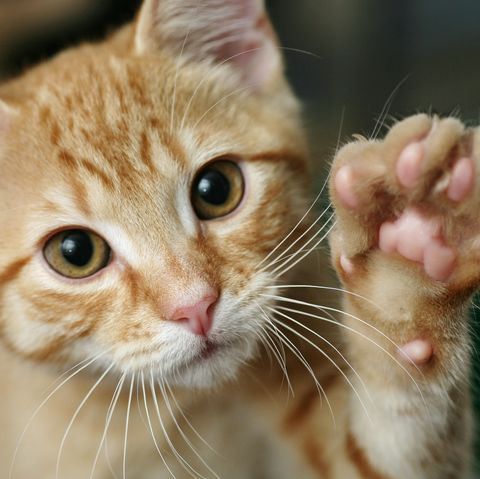
#> input picture cat_image.jpg, 480 x 479 px
$ python 'red,greenblue channel.py'
#> lines starting #> are read from the running program, lines starting #| are printed output that depends on the picture
#Extract the Red Channel images from an image

from PIL import Image
img=Image.open('cat_image.jpg')
#> img is the input picture: PIL image 480x479 RGB; mean R, G, B 141.9, 123.4, 96.7
width, height= img.size
#> width = 480; height = 479
pix=img.load()
for i in range(width):
  for j in range(height):
    r,g,b=pix[i,j]
    pix[i,j]=(r,0,0)
img.save('catRed.jpg')
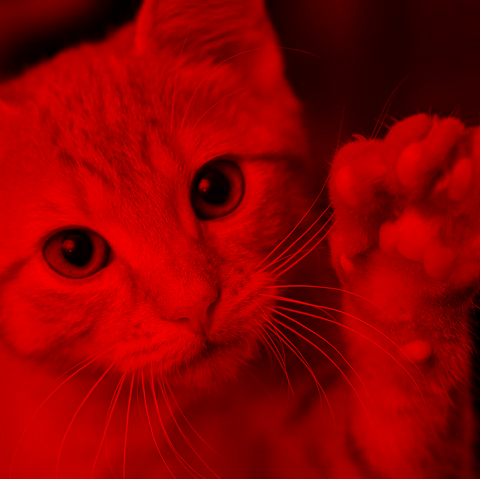
#> saved as catRed.jpg: PIL image 480x479 RGB; mean R, G, B 141.9, 0, 0
img1=Image.open('catRed.jpg')
# img1.show()
display(img1)


#Extract the Green Channel images from an image

from PIL import Image
img=Image.open('cat_image.jpg')
width, height= img.size
pix=img.load()
for i in range(width):
  for j in range(height):
    r,g,b=pix[i,j]
    pix[i,j]=(0,g,0)
img.save('catGreen.jpg')
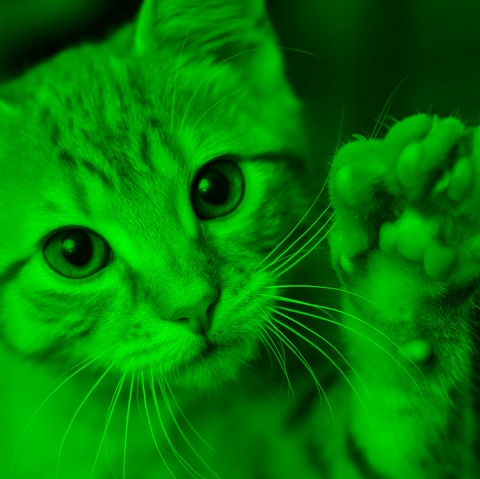
#> saved as catGreen.jpg: PIL image 480x479 RGB; mean R, G, B 0, 123.4, 0
img1=Image.open('catGreen.jpg')
# img1.show()
display(img1)


#Extract the Blue Channel images from an image

from PIL import Image
img=Image.open('cat_image.jpg')
width, height= img.size
pix=img.load()
for i in range(width):
  for j in range(height):
    r,g,b=pix[i,j]
    pix[i,j]=(0,0,b)
img.save('catBlue.jpg')
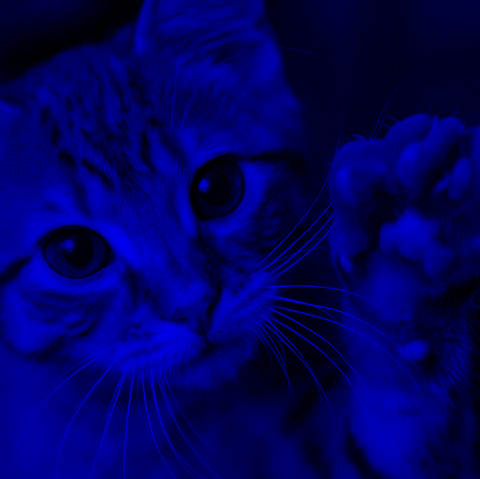
#> saved as catBlue.jpg: PIL image 480x479 RGB; mean R, G, B 0, 0, 96.7
img1=Image.open('catBlue.jpg')
img1.show()
display(img1)
